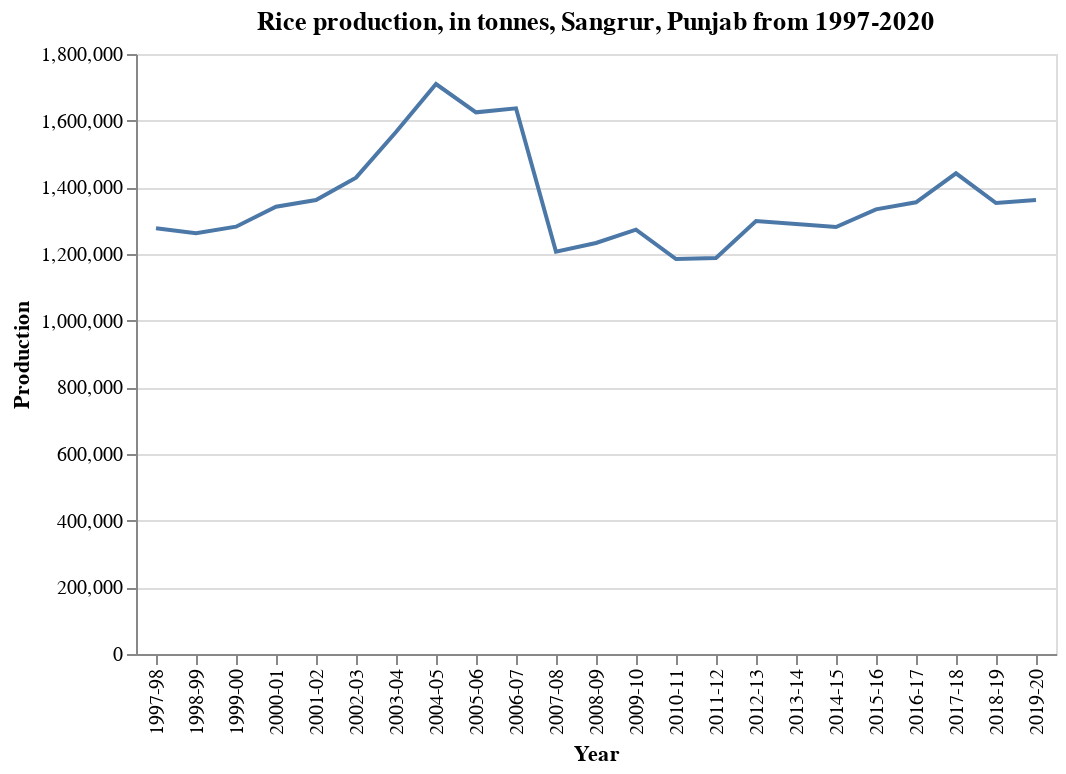

The code cell stored with this chart in its notebook:
### Markdown cell above
### SANGRUR

### Code cell
df_pj_sa = df_pj_rice.loc[df['District'] == 'SANGRUR']

alt.Chart(df_pj_sa).mark_line().encode(
    x='Year',
    y=('Production')
).properties(
    title='Rice production, in tonnes, Sangrur, Punjab from 1997-2020')

### Figure 1 — Vega-Lite specification as saved in the notebook (floating-point values rounded to 4 significant figures)
{"config": {"view": {"continuousWidth": 400, "continuousHeight": 300}}, "data": {"name": "data-edd4c1d4a713e02000829b9e1b1687a4"}, "mark": "line", "encoding": {"x": {"field": "Year", "type": "nominal"}, "y": {"field": "Production", "type": "quantitative"}}, "title": "Rice production, in tonnes, Sangrur, Punjab from 1997-2020", "$schema": "https://vega.github.io/schema/vega-lite/v4.17.0.json", "datasets": {"data-edd4c1d4a713e02000829b9e1b1687a4": [{"Unnamed: 0": 29351, "State": "Punjab", "District": "SANGRUR", "Crop": "Rice", "Year": "2001-02", "Season": "Kharif", "Area": 349000.0, "Area Units": "Hectare", "Production": 1362000.0, "Production Units": "Tonnes", "Yield": 3.903}, {"Unnamed: 0": 29352, "State": "Punjab", "District": "SANGRUR", "Crop": "Rice", "Year": "2002-03", "Season": "Kharif", "Area": 352000.0, "Area Units": "Hectare", "Production": 1429000.0, "Production Units": "Tonnes", "Yield": 4.06}, {"Unnamed: 0": 29353, "State": "Punjab", "District": "SANGRUR", "Crop": "Rice", "Year": "2003-04", "Season": "Kharif", "Area": 366000.0, "Area Units": "Hectare", "Production": 1566000.0, "Production Units": "Tonnes", "Yield": 4.279}, {"Unnamed: 0": 72150, "State": "Punjab", "District": "SANGRUR", "Crop": "Rice", "Year": "2004-05", "Season": "Kharif", "Area": 367000.0, "Area Units": "Hectare", "Production": 1710000.0, "Production Units": "Tonnes", "Yield": 4.659}, {"Unnamed: 0": 72151, "State": "Punjab", "District": "SANGRUR", "Crop": "Rice", "Year": "2005-06", "Season": "Kharif", "Area": 367000.0, "Area Units": "Hectare", "Production": 1625000.0, "Production Units": "Tonnes", "Yield": 4.428}, {"Unnamed: 0": 72152, "State": "Punjab", "District": "SANGRUR", "Crop": "Rice", "Year": "2006-07", "Season": "Kharif", "Area": 362000.0, "Area Units": "Hectare", "Production": 1637000.0, "Production Units": "Tonnes", "Yield": 4.522}, {"Unnamed: 0": 115881, "State": "Punjab", "District": "SANGRUR", "Crop": "Rice", "Year": "2007-08", "Season": "Kharif", "Area": 262000.0, "Area Units": "Hectare", "Production": 1207000.0, "Production Units": "Tonnes", "Yield": 4.607}, {"Unnamed: 0": 115882, "State": "Punjab", "District": "SANGRUR", "Crop": "Rice", "Year": "2008-09", "Season": "Kharif", "Area": 267000.0, "Area Units": "Hectare", "Production": 1233000.0, "Production Units": "Tonnes", "Yield": 4.618}, {"Unnamed: 0": 115883, "State": "Punjab", "District": "SANGRUR", "Crop": "Rice", "Year": "2009-10", "Season": "Kharif", "Area": 271000.0, "Area Units": "Hectare", "Production": 1273000.0, "Production Units": "Tonnes", "Yield": 4.697}, {"Unnamed: 0": 162845, "State": "Punjab", "District": "SANGRUR", "Crop": "Rice", "Year": "2010-11", "Season": "Kharif", "Area": 272000.0, "Area Units": "Hectare", "Production": 1185000.0, "Production Units": "Tonnes", "Yield": 4.357}, {"Unnamed: 0": 162846, "State": "Punjab", "District": "SANGRUR", "Crop": "Rice", "Year": "2011-12", "Season": "Kharif", "Area": 274000.0, "Area Units": "Hectare", "Production": 1188000.0, "Production Units": "Tonnes", "Yield": 4.336}, {"Unnamed: 0": 162847, "State": "Punjab", "District": "SANGRUR", "Crop": "Rice", "Year": "2012-13", "Season": "Kharif", "Area": 276000.0, "Area Units": "Hectare", "Production": 1299000.0, "Production Units": "Tonnes", "Yield": 4.707}, {"Unnamed: 0": 207800, "State": "Punjab", "District": "SANGRUR", "Crop": "Rice", "Year": "2013-14", "Season": "Kharif", "Area": 273000.0, "Area Units": "Hectare", "Production": 1290000.0, "Production Units": "Tonnes", "Yield": 4.725}, {"Unnamed: 0": 207801, "State": "Punjab", "District": "SANGRUR", "Crop": "Rice", "Year": "2014-15", "Season": "Kharif", "Area": 271000.0, "Area Units": "Hectare", "Production": 1281000.0, "Production Units": "Tonnes", "Yield": 4.727}, {"Unnamed: 0": 207802, "State": "Punjab", "District": "SANGRUR", "Crop": "Rice", "Year": "2015-16", "Season": "Kharif", "Area": 274000.0, "Area Units": "Hectare", "Production": 1334000.0, "Production Units": "Tonnes", "Yield": 4.869}, {"Unnamed: 0": 259011, "State": "Punjab", "District": "SANGRUR", "Crop": "Rice", "Year": "2016-17", "Season": "Kharif", "Area": 278000.0, "Area Units": "Hectare", "Production": 1355000.0, "Production Units": "Tonnes", "Yield": 4.874}, {"Unnamed: 0": 259012, "State": "Punjab", "District": "SANGRUR", "Crop": "Rice", "Year": "2017-18", "Season": "Kharif", "Area": 284000.0, "Area Units": "Hectare", "Production": 1442000.0, "Production Units": "Tonnes", "Yield": 5.077}, {"Unnamed: 0": 259013, "State": "Punjab", "District": "SANGRUR", "Crop": "Rice", "Year": "2018-19", "Season": "Kharif", "Area": 287000.0, "Area Units": "Hectare", "Production": 1353000.0, "Production Units": "Tonnes", "Yield": 4.714}, {"Unnamed: 0": 290009, "State": "Punjab", "District": "SANGRUR", "Crop": "Rice", "Year": "2019-20", "Season": "Kharif", "Area": 289000.0, "Area Units": "Hectare", "Production": 1362000.0, "Production Units": "Tonnes", "Yield": 4.713}, {"Unnamed: 0": 328658, "State": "Punjab", "District": "SANGRUR", "Crop": "Rice", "Year": "1997-98", "Season": "Kharif", "Area": 333000.0, "Area Units": "Hectare", "Production": 1277000.0, "Production Units": "Tonnes", "Yield": 3.835}, {"Unnamed: 0": 328659, "State": "Punjab", "District": "SANGRUR", "Crop": "Rice", "Year": "1998-99", "Season": "Kharif", "Area": 353000.0, "Area Units": "Hectare", "Production": 1262000.0, "Production Units": "Tonnes", "Yield": 3.575}, {"Unnamed: 0": 328660, "State": "Punjab", "District": "SANGRUR", "Crop": "Rice", "Year": "1999-00", "Season": "Kharif", "Area": 360000.0, "Area Units": "Hectare", "Production": 1282000.0, "Production Units": "Tonnes", "Yield": 3.561}, {"Unnamed: 0": 328661, "State": "Punjab", "District": "SANGRUR", "Crop": "Rice", "Year": "2000-01", "Season": "Kharif", "Area": 357000.0, "Area Units": "Hectare", "Production": 1342000.0, "Production Units": "Tonnes", "Yield": 3.759}]}}
